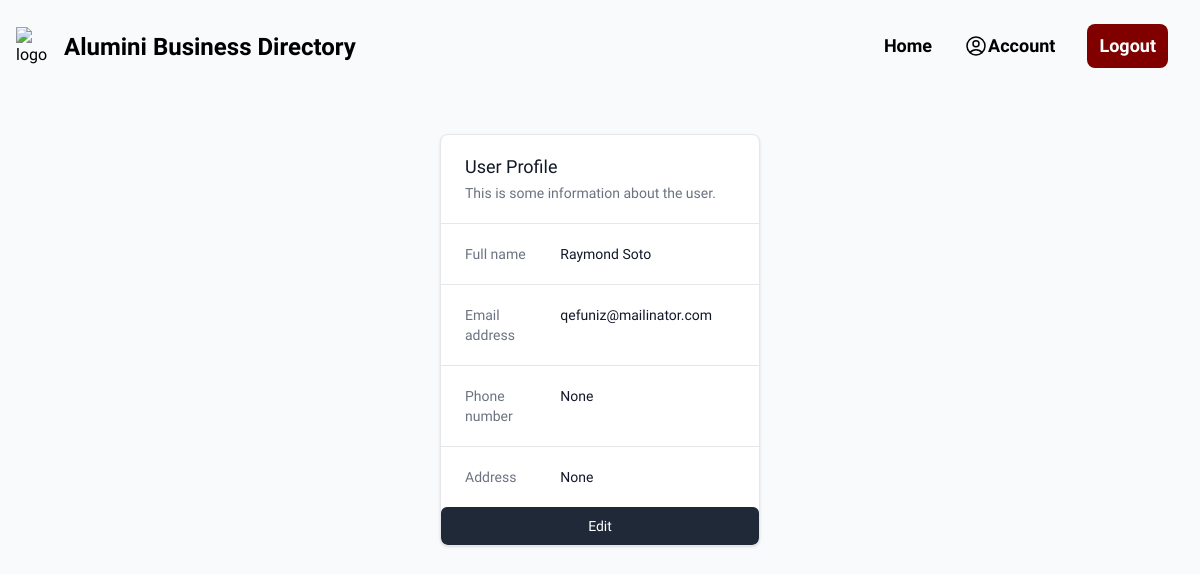
/account/ (signed in), run on the app's committed database.
### users/models.py (models this page shows, shortened)
class CustomUser(AbstractBaseUser, PermissionsMixin):
    id = models.CharField(
        _("ID"), primary_key=True, max_length=22, default=shortuuid.uuid, editable=False
    )
    email = models.EmailField(_("Email Address"), unique=True)
    full_name = models.CharField(_("Full Name"), max_length=100)
    phone_number = models.CharField(
        _("Phone Number"), max_length=15, null=True, blank=True
    )
    address = models.TextField(_("Address"), null=True, blank=True)
    is_active = models.BooleanField(_("Is Active"), default=True)
    is_staff = models.BooleanField(_("Is Staff"), default=False)
    date_joined = models.DateTimeField(_("Date Joined"), default=timezone.now)
    objects = CustomUserManager()
    USERNAME_FIELD = "email"
    REQUIRED_FIELDS = ["full_name"]
    class Meta:
        verbose_name = _("User")
        verbose_name_plural = _("Users")
        ordering = ["-date_joined"]

### alumini/views.py (the view)
# urls.py: path("account/", account, name="account"),
@login_required(login_url="login")
def account(request):
    user = request.user
    context = {"user": user}
    return render(request, "alumini/account.html", context)

### alumini/templates/alumini/account.html
{% extends "main.html" %} {% block content %}
<div
  class="bg-white overflow-hidden shadow rounded-lg border mx-auto max-w-xs my-10"
>
  <div class="px-4 py-5 sm:px-6">
    <h3 class="text-lg leading-6 font-medium text-gray-900">User Profile</h3>
    <p class="mt-1 max-w-2xl text-sm text-gray-500">
      This is some information about the user.
    </p>
  </div>
  <div class="border-t border-gray-200 px-4 py-5 sm:p-0">
    <dl class="sm:divide-y sm:divide-gray-200">
      <div class="py-3 sm:py-5 sm:grid sm:grid-cols-3 sm:gap-4 sm:px-6">
        <dt class="text-sm font-medium text-gray-500">Full name</dt>
        <dd class="mt-1 text-sm text-gray-900 sm:mt-0 sm:col-span-2">
          {{user.full_name}}
        </dd>
      </div>
      <div class="py-3 sm:py-5 sm:grid sm:grid-cols-3 sm:gap-4 sm:px-6">
        <dt class="text-sm font-medium text-gray-500">Email address</dt>
        <dd class="mt-1 text-sm text-gray-900 sm:mt-0 sm:col-span-2">
          {{user.email}}
        </dd>
      </div>
      <div class="py-3 sm:py-5 sm:grid sm:grid-cols-3 sm:gap-4 sm:px-6">
        <dt class="text-sm font-medium text-gray-500">Phone number</dt>
        <dd class="mt-1 text-sm text-gray-900 sm:mt-0 sm:col-span-2">
          {{user.phone_number}}
        </dd>
      </div>
      <div class="py-3 sm:py-5 sm:grid sm:grid-cols-3 sm:gap-4 sm:px-6">
        <dt class="text-sm font-medium text-gray-500">Address</dt>
        <dd class="mt-1 text-sm text-gray-900 sm:mt-0 sm:col-span-2">
          {{user.address}}
        </dd>
      </div>
    </dl>
  </div>
  <div>
    <a
      href="#"
      class="block w-full bg-gray-800 border border-transparent rounded-md py-2 px-4 text-sm text-center font-medium text-white hover:bg-gray-900 focus:outline-none focus:ring-2 focus:ring-offset-2 focus:ring-gray-800"
      >Edit</a
    >
  </div>
</div>
{% endblock %}

### data on the page
CustomUser: full_name "Raymond Soto", email "qefuniz@mailinator.com", phone_number "None", address "None"
